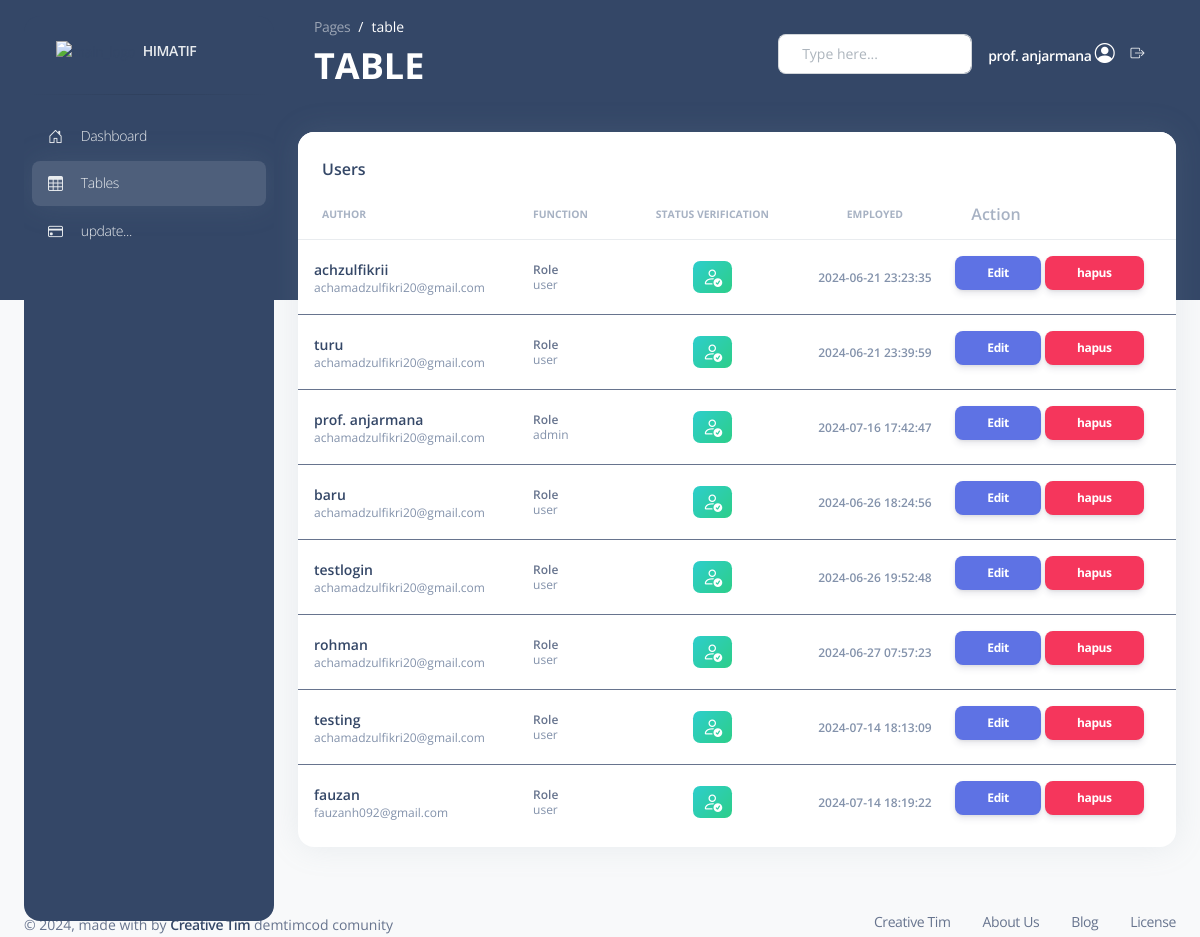
/pages/admin.php?menu=table (signed in), run on the app's committed database.
### tables this page shows
CREATE TABLE `user` (
  `id` int(11) NOT NULL,
  `username` varchar(50) NOT NULL,
  `email` varchar(255) NOT NULL,
  `password` varchar(255) NOT NULL,
  `create_at` timestamp NOT NULL DEFAULT current_timestamp() ON UPDATE current_timestamp(),
  `verification_code` varchar(255) NOT NULL,
  `is_verifica` tinyint(1) NOT NULL,
  `role` enum('admin','user') NOT NULL DEFAULT 'user'
);

### pages/table_content.php (the view, shortened to what this page needs)
<div class="container-fluid py-4">
  <div class="row">
    <div class="col-12">
      <div class="card mb-4">
        <div class="card-header pb-0">
          <h6>Users</h6>
        </div>
        <div class="card-body px-0 pt-0 pb-2">
          <div class="table-responsive p-0">
            <table class="table align-items-center mb-0">
              <thead>
                <tr>
                  <th class="text-uppercase text-secondary text-xxs font-weight-bolder opacity-7">Author</th>
                  <th class="text-uppercase text-secondary text-xxs font-weight-bolder opacity-7 ps-2">Function</th>
                  <th class="text-center text-uppercase text-secondary text-xxs font-weight-bolder opacity-7">Status verification</th>
                  <th class="text-center text-uppercase text-secondary text-xxs font-weight-bolder opacity-7">Employed</th>
                  <th class="text-secondary opacity-7">Action</th>
                </tr>
              </thead>
              <?php
              include "../config/db.php";
              $data = mysqli_query($connect, "SELECT * FROM user");
              while ($d = mysqli_fetch_assoc($data)) {
              ?>
                <tbody>
                  <tr>
                    <td>
                      <div class="d-flex px-2 py-1">
                        <div class="d-flex flex-column justify-content-center">
                          <h6 class="mb-0 text-sm"><?= $d['username'] ?></h6>
                          <p class="text-xs text-secondary mb-0"><?= $d['email'] ?></p>
                        </div>
                      </div>
                    </td>
                    <td>
                      <p class="text-xs font-weight-bold mb-0">Role</p>
                      <p class="text-xs text-secondary mb-0"><?= $d['role'] ?></p>
                    </td>
                    <td class="align-middle text-center text-sm">
                      <span class="badge badge-sm bg-gradient-<?= ($d['is_verifica'] == 1) ? "success" : "danger" ?>"><i class='bi bi-<?= ($d['is_verifica'] == 1) ? "person-check" : "person-fill-x"  ?> fs-5'></i></span>
                    </td>
                    <td class="align-middle text-center">
                      <span class="text-secondary text-xs font-weight-bold"><?= $d['create_at'] ?></span>
                    </td>
                    <td class="align-middle">
                      <a href="" class="btn btn-sm btn-primary mt-2">Edit</a>
                      <a href="" class="btn btn-sm btn-danger mt-2">hapus</a>
                    </td>
                  </tr>
                </tbody>
              <?php } ?>
            </table>
          </div>
        </div>
      </div>
    </div>
  </div>
  </div>

### layouts/header.php (shortened to what this page needs)
<!DOCTYPE html>
<html lang="en">
<head>
  <link rel="stylesheet" href="../assets/icons-boostrapp/font/bootstrap-icons.min.css">
  <link href="assets/css/nucleo-icons.css" rel="stylesheet" />
  <link href="assets/css/nucleo-svg.css" rel="stylesheet" />
  <link href="assets/css/nucleo-svg.css" rel="stylesheet" />
  <link id="pagestyle" href="../assets/css/argon-dashboard.css" rel="stylesheet" />
</head>
<body class="g-sidenav-show   bg-gray-100">

### layouts/components/sidebar.php (shortened to what this page needs)
<aside class="sidenav bg-dark navbar navbar-vertical navbar-expand-xs border-0 border-radius-xl my-3 fixed-start ms-4 " id="sidenav-main">
  <div class="sidenav-header">
    <a class="navbar-brand m-0" href="#">
      <img src="https://avatars.githubusercontent.com/u/161788164?s=200&v=4" class="navbar-brand-img h-100" alt="main_logo">
      <span class="ms-1 font-weight-bold text-light">HIMATIF</span>
    </a>
  </div>
  <hr class="horizontal dark mt-0">
  <div class="collapse navbar-collapse  w-auto " id="sidenav-collapse-main">
    <ul class="navbar-nav menu-active">
      <li class="nav-item">
        <a class="nav-link <?= ($menu == "dashboard") ? "active" : ""; ?>" href="admin.php?menu=dashboard">
          <i class="bi bi-house-door text-light"></i><span class="nav-link-text ms-1 text-light">Dashboard</span>
        </a>
      </li>
      <li class="nav-item">
        <a class="nav-link <?= ($menu == "table") ? "active" : ""; ?>" href="admin.php?menu=table">
          <i class="bi bi-table text-light"></i><span class="nav-link-text ms-1 text-light">Tables</span>
        </a>
      </li>
      <li class="nav-item">
        <a class="nav-link " <?= ($menu == "prosess") ? "active" : ""; ?> href="admin.php?menu=prosess">
          <i class="bi bi-credit-card text-light"></i><span class="nav-link-text ms-1 text-light">update...</span>
        </a>
      </li>
    </ul>
  </div>
</aside>

### pages/admin.php (shortened to what this page needs)
<?php
$menu = (isset($_GET['menu'])) ? $_GET['menu'] : "dashboard";
?>
<?php include "../layouts/header.php"; ?>
<?php include "../layouts/components/sidebar.php"; ?>
<main class="main-content position-relative border-radius-lg ">
  <?php include "../layouts/components/navbar.php" ?>
  <?php include "../routers/router.php" ?>
</main>
<?php include "../layouts/footer.php" ?>

### layouts/components/navbar.php (shortened to what this page needs)
<nav class="navbar navbar-main navbar-expand-lg px-0 mx-4 shadow-none border-radius-xl " id="navbarBlur" data-scroll="false">
  <div class="container-fluid py-1 px-3">
    <nav aria-label="breadcrumb">
      <ol class="breadcrumb bg-transparent mb-0 pb-0 pt-1 px-0 me-sm-6 me-5">
        <li class="breadcrumb-item text-sm"><a class="opacity-5 text-white" href="">Pages</a></li>
        <li class="breadcrumb-item text-sm text-white active" aria-current="page"><?= $_GET['menu'] ?></li>
      </ol>
      <h6 class="font-weight-bolder text-white mb-0 fs-2"><?= strtoupper($_GET['menu']) ?></h6>
    </nav>
    <div class="collapse navbar-collapse mt-sm-0 mt-2 me-md-0 me-sm-4" id="navbar">
      <div class="ms-md-auto pe-md-3 d-flex align-items-center">
        <div class="input-group">
          <span class="input-group-text text-body"><i class="fas fa-search" aria-hidden="true"></i></span>
          <input type="text" class="form-control" placeholder="Type here..." id="cari">
        </div>
      </div>
      <ul class="navbar-nav  justify-content-end">
        <li class="nav-item d-flex align-items-center">
          <a class="nav-link text-white font-weight-bold px-0">
            <?= $_SESSION["username"] ?> <i class="bi bi-person-circle fs-5"></i>
          </a>
        </li>
        <li class="nav-item px-3 d-flex align-items-center">
          <a class="nav-link text-white p-0" href="../auth/logout.php">
            <i class="bi bi-box-arrow-right text-light"></i>
          </a>
        </li>
      </ul>
    </div>
</nav>

### routers/router.php
<?php
if ($menu == "dashboard") {
    include "dasboard.php";
} else if ($menu == "table") {
    include "table_content.php";
} else if ($menu == "hello") {
    include "page/hello/hello.php";
} else {
    include "404.php";
}

### layouts/footer.php (shortened to what this page needs)
<footer class="footer pt-3  ">
  <div class="container-fluid">
    <div class="row align-items-center justify-content-lg-between">
      <div class="col-lg-6 mb-lg-0 mb-4">
        <div class="copyright text-center text-sm text-muted text-lg-start">
          © ,
          made with <i class="fa fa-heart"></i> by
          <a href="" class="font-weight-bold" target="_blank">Creative Tim</a>
          demtimcod comunity
        </div>
      </div>
      <div class="col-lg-6">
        <ul class="nav nav-footer justify-content-center justify-content-lg-end">
          <li class="nav-item">
            <a href="" class="nav-link text-muted" target="_blank">Creative Tim</a>
          </li>
          <li class="nav-item">
            <a href="" class="nav-link text-muted" target="_blank">About Us</a>
          </li>
          <li class="nav-item">
            <a href="" class="nav-link text-muted" target="_blank">Blog</a>
          </li>
          <li class="nav-item">
            <a href="" class="nav-link pe-0 text-muted" target="_blank">License</a>
          </li>
        </ul>
      </div>
    </div>
  </div>
</footer>
</body>
</html>

### data on the page
user: username "achzulfikrii", email "achamadzulfikri20@gmail.com", role "user", is_verifica 1 (drawn), create_at "2024-06-21 23:23:35"
user: username "turu", email "achamadzulfikri20@gmail.com", role "user", is_verifica 1 (drawn), create_at "2024-06-21 23:39:59"
user: username "prof. anjarmana", email "achamadzulfikri20@gmail.com", role "admin", is_verifica 1 (drawn), create_at "2024-07-16 17:42:47"
user: username "baru", email "achamadzulfikri20@gmail.com", role "user", is_verifica 1 (drawn), create_at "2024-06-26 18:24:56"
user: username "testlogin", email "achamadzulfikri20@gmail.com", role "user", is_verifica 1 (drawn), create_at "2024-06-26 19:52:48"
user: username "rohman", email "achamadzulfikri20@gmail.com", role "user", is_verifica 1 (drawn), create_at "2024-06-27 07:57:23"
user: username "testing", email "achamadzulfikri20@gmail.com", role "user", is_verifica 1 (drawn), create_at "2024-07-14 18:13:09"
user: username "fauzan", email "fauzanh092@gmail.com", role "user", is_verifica 1 (drawn), create_at "2024-07-14 18:19:22"

### other printed values
$_GET['menu'] "table"
$_GET['menu'] "TABLE"
$_SESSION["username"] "prof. anjarmana"
